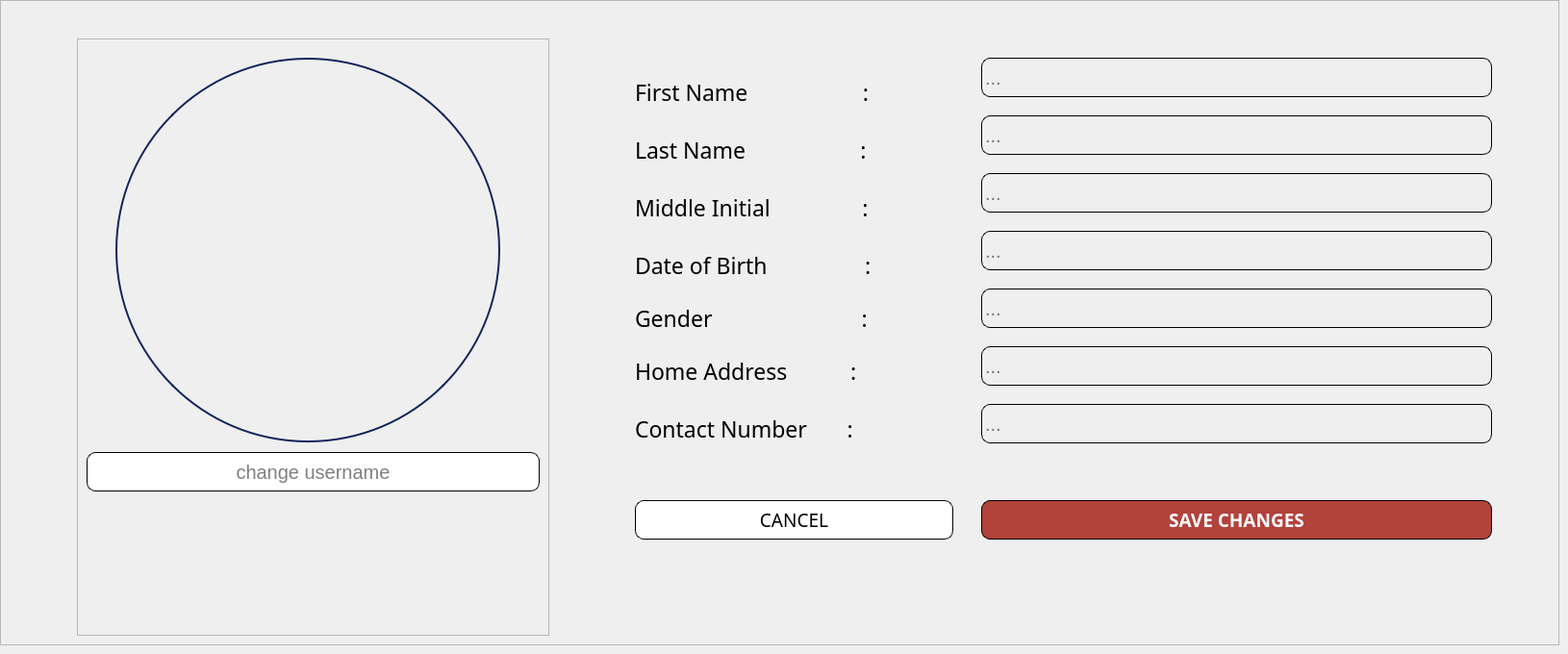
        <widget class="QWidget" name="Edit_Account_cashier">
         <widget class="QFrame" name="frame_33">
          <property name="geometry">
           <rect>
            <x>0</x>
            <y>0</y>
            <width>1621</width>
            <height>671</height>
           </rect>
          </property>
          <property name="frameShape">
           <enum>QFrame::StyledPanel</enum>
          </property>
          <property name="frameShadow">
           <enum>QFrame::Raised</enum>
          </property>
          <widget class="QFrame" name="frame_34">
           <property name="geometry">
            <rect>
             <x>80</x>
             <y>40</y>
             <width>491</width>
             <height>621</height>
            </rect>
           </property>
           <property name="frameShape">
            <enum>QFrame::StyledPanel</enum>
           </property>
           <property name="frameShadow">
            <enum>QFrame::Raised</enum>
           </property>
           <widget class="QLabel" name="label_editUSER_profile_pic_cashier">
            <property name="geometry">
             <rect>
              <x>40</x>
              <y>20</y>
              <width>400</width>
              <height>400</height>
             </rect>
            </property>
            <property name="styleSheet">
             <string notr="true">border-radius: 200px;   /* half of 400 */
border: 2px solid #12245c;  /* optional: blue border */
</string>
            </property>
            <property name="text">
             <string/>
            </property>
            <property name="pixmap">
             <pixmap resource="jj_owner_resources.qrc">:/JJimages/userProfilepicture.png</pixmap>
            </property>
            <property name="scaledContents">
             <bool>true</bool>
            </property>
           </widget>
          </widget>
          <widget class="QFrame" name="frame_35">
           <property name="geometry">
            <rect>
             <x>610</x>
             <y>-60</y>
             <width>961</width>
             <height>561</height>
            </rect>
           </property>
           <property name="font">
            <font>
             <pointsize>7</pointsize>
            </font>
           </property>
           <property name="styleSheet">
            <string notr="true">background: transparent;</string>
           </property>
           <property name="frameShape">
            <enum>QFrame::StyledPanel</enum>
           </property>
           <property name="frameShadow">
            <enum>QFrame::Raised</enum>
           </property>
           <widget class="QLabel" name="label_79">
            <property name="geometry">
             <rect>
              <x>50</x>
              <y>140</y>
              <width>321</width>
              <height>31</height>
             </rect>
            </property>
            <property name="font">
             <font>
              <family>Poppins Medium</family>
              <pointsize>17</pointsize>
             </font>
            </property>
            <property name="text">
             <string>First Name                    :</string>
            </property>
           </widget>
           <widget class="QLabel" name="label_80">
            <property name="geometry">
             <rect>
              <x>50</x>
              <y>200</y>
              <width>301</width>
              <height>31</height>
             </rect>
            </property>
            <property name="font">
             <font>
              <family>Poppins Medium</family>
              <pointsize>17</pointsize>
             </font>
            </property>
            <property name="text">
             <string>Last Name                    :</string>
            </property>
           </widget>
           <widget class="QLabel" name="label_81">
            <property name="geometry">
             <rect>
              <x>50</x>
              <y>250</y>
              <width>321</width>
              <height>51</height>
             </rect>
            </property>
            <property name="font">
             <font>
              <family>Poppins Medium</family>
              <pointsize>17</pointsize>
             </font>
            </property>
            <property name="text">
             <string>Middle Initial                :</string>
            </property>
           </widget>
           <widget class="QLabel" name="label_82">
            <property name="geometry">
             <rect>
              <x>50</x>
              <y>310</y>
              <width>311</width>
              <height>51</height>
             </rect>
            </property>
            <property name="font">
             <font>
              <family>Poppins Medium</family>
              <pointsize>17</pointsize>
             </font>
            </property>
            <property name="text">
             <string>Date of Birth                 :</string>
            </property>
           </widget>
           <widget class="QLabel" name="label_83">
            <property name="geometry">
             <rect>
              <x>50</x>
              <y>370</y>
              <width>311</width>
              <height>41</height>
             </rect>
            </property>
            <property name="font">
             <font>
              <family>Poppins Medium</family>
              <pointsize>17</pointsize>
             </font>
            </property>
            <property name="text">
             <string>Gender                          :</string>
            </property>
           </widget>
           <widget class="QLabel" name="label_84">
            <property name="geometry">
             <rect>
              <x>50</x>
              <y>410</y>
              <width>311</width>
              <height>71</height>
             </rect>
            </property>
            <property name="font">
             <font>
              <family>Poppins Medium</family>
              <pointsize>17</pointsize>
             </font>
            </property>
            <property name="text">
             <string>Home Address           :</string>
            </property>
           </widget>
           <widget class="QLabel" name="label_85">
            <property name="geometry">
             <rect>
              <x>50</x>
              <y>460</y>
              <width>321</width>
              <height>91</height>
             </rect>
            </property>
            <property name="font">
             <font>
              <family>Poppins Medium</family>
              <pointsize>17</pointsize>
             </font>
            </property>
            <property name="text">
             <string>Contact Number       :</string>
            </property>
           </widget>
           <widget class="QLineEdit" name="lineEdit_editFname_cashier">
            <property name="geometry">
             <rect>
              <x>410</x>
              <y>120</y>
              <width>531</width>
              <height>41</height>
             </rect>
            </property>
            <property name="font">
             <font>
              <pointsize>15</pointsize>
             </font>
            </property>
            <property name="styleSheet">
             <string notr="true">border: 1px solid #000000; 
border-radius: 9px; 
padding: 1px;</string>
            </property>
            <property name="text">
             <string/>
            </property>
            <property name="placeholderText">
             <string>...</string>
            </property>
           </widget>
           <widget class="QLineEdit" name="lineEdit_editLname_cashier">
            <property name="geometry">
             <rect>
              <x>410</x>
              <y>180</y>
              <width>531</width>
              <height>41</height>
             </rect>
            </property>
            <property name="font">
             <font>
              <pointsize>15</pointsize>
             </font>
            </property>
            <property name="styleSheet">
             <string notr="true">border: 1px solid #000000; 
border-radius: 9px; 
padding: 1px;</string>
            </property>
            <property name="text">
             <string/>
            </property>
            <property name="placeholderText">
             <string>...</string>
            </property>
           </widget>
           <widget class="QLineEdit" name="lineEdit_editMidInitial_cashier">
            <property name="geometry">
             <rect>
              <x>410</x>
              <y>240</y>
              <width>531</width>
              <height>41</height>
             </rect>
            </property>
            <property name="font">
             <font>
              <pointsize>15</pointsize>
             </font>
            </property>
            <property name="styleSheet">
             <string notr="true">border: 1px solid #000000; 
border-radius: 9px; 
padding: 1px;</string>
            </property>
            <property name="text">
             <string/>
            </property>
            <property name="placeholderText">
             <string>...</string>
            </property>
           </widget>
           <widget class="QLineEdit" name="lineEdit_editDOB_cashier">
            <property name="geometry">
             <rect>
              <x>410</x>
              <y>300</y>
              <width>531</width>
              <height>41</height>
             </rect>
            </property>
            <property name="font">
             <font>
              <pointsize>15</pointsize>
             </font>
            </property>
            <property name="styleSheet">
             <string notr="true">border: 1px solid #000000; 
border-radius: 9px; 
padding: 1px;</string>
            </property>
            <property name="text">
             <string/>
            </property>
            <property name="placeholderText">
             <string>...</string>
            </property>
           </widget>
           <widget class="QLineEdit" name="lineEdit_editGender_cashier">
            <property name="geometry">
             <rect>
              <x>410</x>
              <y>360</y>
              <width>531</width>
              <height>41</height>
             </rect>
            </property>
            <property name="font">
             <font>
              <pointsize>15</pointsize>
             </font>
            </property>
            <property name="styleSheet">
             <string notr="true">border: 1px solid #000000; 
border-radius: 9px; 
padding: 1px;</string>
            </property>
            <property name="text">
             <string/>
            </property>
            <property name="placeholderText">
             <string>...</string>
            </property>
           </widget>
           <widget class="QLineEdit" name="lineEdit_editHomeAddress_cashier">
            <property name="geometry">
             <rect>
              <x>410</x>
              <y>420</y>
              <width>531</width>
              <height>41</height>
             </rect>
            </property>
            <property name="font">
             <font>
              <pointsize>15</pointsize>
             </font>
            </property>
            <property name="styleSheet">
             <string notr="true">border: 1px solid #000000; 
border-radius: 9px; 
padding: 1px;</string>
            </property>
            <property name="text">
             <string/>
            </property>
            <property name="placeholderText">
             <string>...</string>
            </property>
           </widget>
           <widget class="QLineEdit" name="lineEdit_editContactNum_cashier">
            <property name="geometry">
             <rect>
              <x>410</x>
              <y>480</y>
              <width>531</width>
              <height>41</height>
             </rect>
            </property>
            <property name="font">
             <font>
              <pointsize>15</pointsize>
             </font>
            </property>
            <property name="styleSheet">
             <string notr="true">border: 1px solid #000000; 
border-radius: 9px; 
padding: 1px;</string>
            </property>
            <property name="text">
             <string/>
            </property>
            <property name="placeholderText">
             <string>...</string>
            </property>
           </widget>
          </widget>
          <widget class="QLineEdit" name="lineEdit_editUSERNAME_cashier">
           <property name="geometry">
            <rect>
             <x>90</x>
             <y>470</y>
             <width>471</width>
             <height>41</height>
            </rect>
           </property>
           <property name="font">
            <font>
             <pointsize>15</pointsize>
            </font>
           </property>
           <property name="styleSheet">
            <string notr="true">border: 1px solid #000000; 
border-radius: 9px; 
padding: 1px;</string>
           </property>
           <property name="text">
            <string/>
           </property>
           <property name="alignment">
            <set>Qt::AlignCenter</set>
           </property>
           <property name="placeholderText">
            <string>change username</string>
           </property>
          </widget>
          <widget class="QPushButton" name="pushButton_saveEditaccount_cashier">
           <property name="geometry">
            <rect>
             <x>1020</x>
             <y>520</y>
             <width>531</width>
             <height>41</height>
            </rect>
           </property>
           <property name="font">
            <font>
             <family>Poppins Medium</family>
             <pointsize>14</pointsize>
             <weight>62</weight>
             <bold>true</bold>
            </font>
           </property>
           <property name="styleSheet">
            <string notr="true">
color: #ffffff;
border: 1px solid #000000; 
border-radius: 9px; 
padding: 3px; 
background-color: #b2423c; 
font-weight: 500;
</string>
           </property>
           <property name="text">
            <string>SAVE CHANGES</string>
           </property>
          </widget>
          <widget class="QPushButton" name="pushButton_cancelEditaccount_cashier">
           <property name="geometry">
            <rect>
             <x>660</x>
             <y>520</y>
             <width>331</width>
             <height>41</height>
            </rect>
           </property>
           <property name="font">
            <font>
             <family>Poppins Medium</family>
             <pointsize>14</pointsize>
            </font>
           </property>
           <property name="styleSheet">
            <string notr="true">/* Default Inactive Buttons */
QPushButton {
color: #000000;
border: 1px solid #000000; 
border-radius: 9px; 
padding: 3px; 
background-color: #ffffff; 
}
/* Hover Effect on Inactive Buttons */
QPushButton:hover {
    background-color:#dbdcd8;
color:black;
font-weight: 500;
}

/* Active Button (Current Page) */
QPushButton#activeButton {
    background-color: #dbdcd8;
    color: black;
font-weight: 500;
}
</string>
           </property>
           <property name="text">
            <string>CANCEL</string>
           </property>
          </widget>
         </widget>
        </widget>
